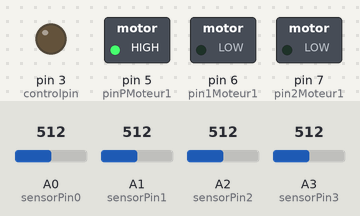
Recording of a sketch running on a simulated Arduino Uno, built with avr-gcc and run on an emulated ATmega328P. Parts: switched loads named in the sketch (green lamp = pin HIGH), output pins drawn as LEDs (lit = HIGH). The inputs (shaded band) are chosen by the test bench; at power-on: A0 (sensorPin0) = 512, A1 (sensorPin1) = 512, A2 (sensorPin2) = 512, A3 (sensorPin3) = 512. What the sketch prints to the serial monitor is not drawn.

Above: at 0.1 s.
Timing chart, 0 to 40.0 s (numbered marks = the images above):
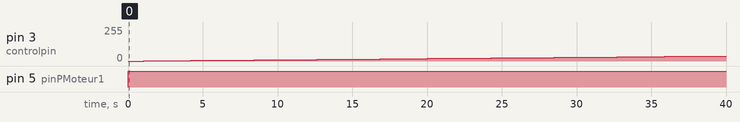

Measured:
- by itself, pin 3 (controlpin): moves from 0/255 to 37/255 over 38.0 s
- by itself, pin 5 (pinPMoteur1): LOW → HIGH at 0.03 s

The sketch:

SolarPanel_measurement.ino
```cpp
const int sensorPin0 = A0;
const int sensorPin1 = A1;
const int sensorPin2 = A2;
const int sensorPin3 = A3;
const int Val_res = 20;
const int controlpin = 3;
 int alpha = 0;

const int gain = 1000;
const int val_res = 1;

int pin1Moteur1=6; //pin de commande moteur 1
int pin2Moteur1=7; // pin de commande moteur 1
int pinPMoteur1=5;// pin PWM moteur 1

float Val0;
float Val1;
float Val2;
float Val3;

float Ipanel;
float power_old = 0;
float power = 0;

void setup()
{
	Serial.begin(9600);
	pinMode(controlpin, OUTPUT);

	pinMode(pin1Moteur1,OUTPUT);
  	pinMode(pin2Moteur1,OUTPUT);
	pinMode(pinPMoteur1,OUTPUT);

}

void loop()
{

	Serial.print("Alpha :");
	Serial.print(alpha);
	Serial.print("\n");

	analogWrite(controlpin, alpha);

	mesure_IV();


	 power = Ipanel * Val0;


	 MPPT_search();

	actionMoteur(0,100);


  /*Serial.print("I0 = ");
  Serial.print((Val1-Val0/Val_res) * 1000);
  Serial.print("mA");
  Serial.print("\n");*/

  delay(1000);
}


void actionMoteur(int sens,int pourcentage){ // inspiré du code OC : https://openclassrooms.com/fr/courses/2778161-programmez-vos-premiers-montages-avec-arduino/3285355-le-moteur-a-courant-continu-partie-2-le-pont-en-h-et-les-circuits-integres

  int pin1,etat1,pin2,etat2,pinP,puissance; //variable de la fonction

    pin1=pin1Moteur1;
    pin2=pin2Moteur1;
    pinP=pinPMoteur1;

  //test sens du moteur 1,-1 (sens contrainre) ou tout autre valeur (stoppe le moteur)

  if (sens==1){
    etat1=1;
    etat2=0;
  }
  else if (sens==-1){
    etat1=0;
    etat2=1;
  }
  else {
    etat1=0;
    etat2=0;
  }

  puissance=map(pourcentage,0,100,0,255);

  analogWrite(pinP,puissance);
  digitalWrite(pin1,etat1);
  digitalWrite(pin2,etat2);

  //affichage sur le moniteur série (facultatif)


  if (sens==-1 || sens==1){
    Serial.print(" sens : ");
    Serial.print(sens);
  }

  else {
    Serial.print(" ! stop ! ");
  }
  Serial.print(" puissance : ");
  Serial.println(pourcentage);
}

void mesure_IV() {

	int sensorVal0 = analogRead(sensorPin0);
	int sensorVal1 = analogRead(sensorPin1);
	int sensorVal2 = analogRead(sensorPin2); //Vout ampli-op
	int sensorVal3 = analogRead(sensorPin3); // Vin- ampli op

	Val0 = (sensorVal0 / 1024.0) * 5.0;
	Val1 = ((sensorVal1)/1024.0)*5.0;
	Val2 = ((sensorVal2)/1024.0)*5.0;
	Val3 = ((sensorVal3)/1024.0)*5.0;


 	Serial.print("V0 = ");
	Serial.print(Val0);
	Serial.print("V ");
	Serial.print(sensorVal0);
	Serial.print("\n");

	Serial.print("V1 = ");
	Serial.print(Val1);
	Serial.print("V ");
	Serial.print(sensorVal1);
	Serial.print("\n");

	Serial.print("Vout = ");
	Serial.print(Val2);
	Serial.print("V ");
	Serial.print(sensorVal2);
	Serial.print("\n");

	Ipanel = Val2/(gain*val_res) * 1000;

	Serial.print("Ipanel = ");
	Serial.print(Ipanel);
	Serial.print("mA ");
	Serial.print("\n");
}

void MPPT_search() {
	Serial.print("Ppanel = ");
	Serial.print(power);
	Serial.print("mW ");
	Serial.print("\n");

	if (power_old > power) {
		alpha--;
	}
	else {
		alpha ++;
	}
	power_old = power;
}
```
